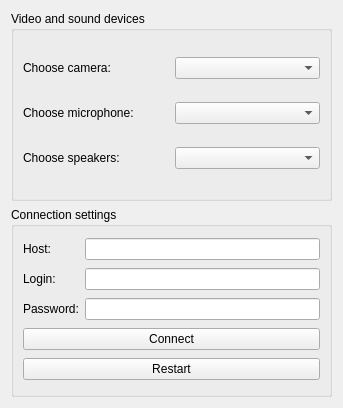
<?xml version="1.0" encoding="UTF-8"?>
<ui version="4.0">
 <class>WtSettings</class>
 <widget class="QWidget" name="WtSettings">
  <property name="geometry">
   <rect>
    <x>0</x>
    <y>0</y>
    <width>343</width>
    <height>408</height>
   </rect>
  </property>
  <property name="windowTitle">
   <string>Form</string>
  </property>
  <layout class="QGridLayout" name="gridLayout">
   <item row="0" column="0" colspan="2">
    <widget class="QGroupBox" name="boxHID">
     <property name="title">
      <string>Video and sound devices</string>
     </property>
     <layout class="QGridLayout" name="gridLayout_2">
      <item row="5" column="0">
       <widget class="QLabel" name="lblSpeaker">
        <property name="sizePolicy">
         <sizepolicy hsizetype="Preferred" vsizetype="Maximum">
          <horstretch>0</horstretch>
          <verstretch>0</verstretch>
         </sizepolicy>
        </property>
        <property name="text">
         <string>Choose speakers:</string>
        </property>
       </widget>
      </item>
      <item row="1" column="0">
       <widget class="QLabel" name="lblCamera">
        <property name="sizePolicy">
         <sizepolicy hsizetype="Preferred" vsizetype="Maximum">
          <horstretch>0</horstretch>
          <verstretch>0</verstretch>
         </sizepolicy>
        </property>
        <property name="text">
         <string>Choose camera:</string>
        </property>
       </widget>
      </item>
      <item row="3" column="0">
       <widget class="QLabel" name="lblMicrophone">
        <property name="sizePolicy">
         <sizepolicy hsizetype="Preferred" vsizetype="Maximum">
          <horstretch>0</horstretch>
          <verstretch>0</verstretch>
         </sizepolicy>
        </property>
        <property name="text">
         <string>Choose microphone:</string>
        </property>
       </widget>
      </item>
      <item row="1" column="1">
       <widget class="QComboBox" name="cmbCamera"/>
      </item>
      <item row="3" column="1">
       <widget class="QComboBox" name="cmbMicrophone"/>
      </item>
      <item row="5" column="1">
       <widget class="QComboBox" name="cmbSpeaker"/>
      </item>
     </layout>
    </widget>
   </item>
   <item row="1" column="0" colspan="2">
    <widget class="QGroupBox" name="boxConnect">
     <property name="title">
      <string>Connection settings</string>
     </property>
     <layout class="QGridLayout" name="gridLayout_3">
      <item row="1" column="1">
       <widget class="QLineEdit" name="editLogin"/>
      </item>
      <item row="0" column="0">
       <widget class="QLabel" name="lblServer">
        <property name="text">
         <string>Host:</string>
        </property>
       </widget>
      </item>
      <item row="0" column="1">
       <widget class="QLineEdit" name="editHost"/>
      </item>
      <item row="3" column="0" colspan="2">
       <widget class="QPushButton" name="btnSubmitHost">
        <property name="text">
         <string>Connect</string>
        </property>
       </widget>
      </item>
      <item row="2" column="0">
       <widget class="QLabel" name="lblPassword">
        <property name="text">
         <string>Password:</string>
        </property>
       </widget>
      </item>
      <item row="1" column="0">
       <widget class="QLabel" name="lblLogin">
        <property name="text">
         <string>Login:</string>
        </property>
       </widget>
      </item>
      <item row="2" column="1">
       <widget class="QLineEdit" name="editPassword"/>
      </item>
      <item row="4" column="0" colspan="2">
       <widget class="QPushButton" name="btnRestart">
        <property name="text">
         <string>Restart</string>
        </property>
       </widget>
      </item>
     </layout>
    </widget>
   </item>
  </layout>
 </widget>
 <tabstops>
  <tabstop>cmbCamera</tabstop>
  <tabstop>cmbMicrophone</tabstop>
  <tabstop>cmbSpeaker</tabstop>
  <tabstop>editHost</tabstop>
  <tabstop>editLogin</tabstop>
  <tabstop>editPassword</tabstop>
  <tabstop>btnSubmitHost</tabstop>
 </tabstops>
 <resources/>
 <connections/>
</ui>
